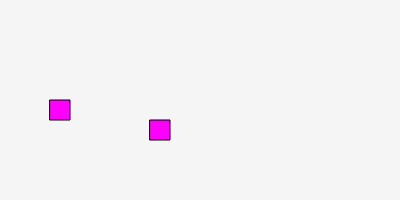
Frame 1 (no input)
Frame 60 (no input): identical to frame 1, image omitted
Frame 120 (the mouse pressed at the canvas centre since frame 60): identical to frame 1, image omitted

The p5.js sketch that drew this single still picture (run headless with seeded random() and noise() and a simulated clock; from frame 60 on, the mouse is pressed at the canvas centre):

// p5.js sketch
// ── sketch.js
class ElementoVisual{
  #x;
  #y;
  #color;
  constructor (x, y, texto) {
    this.#x = x;
    this.#y = y;
    this.color = 'magenta';
  }

  dibujar() {
    fill(this.color);
    rect(this.#x, this.#y, 20, 20);
  }
}

function setup() {
  createCanvas(400, 200);
  punto1 = new ElementoVisual(50, 100);
  punto2 = new ElementoVisual(150, 120);
}


function draw() {
  background(245);
  punto1.dibujar();
  punto2.dibujar();
}
